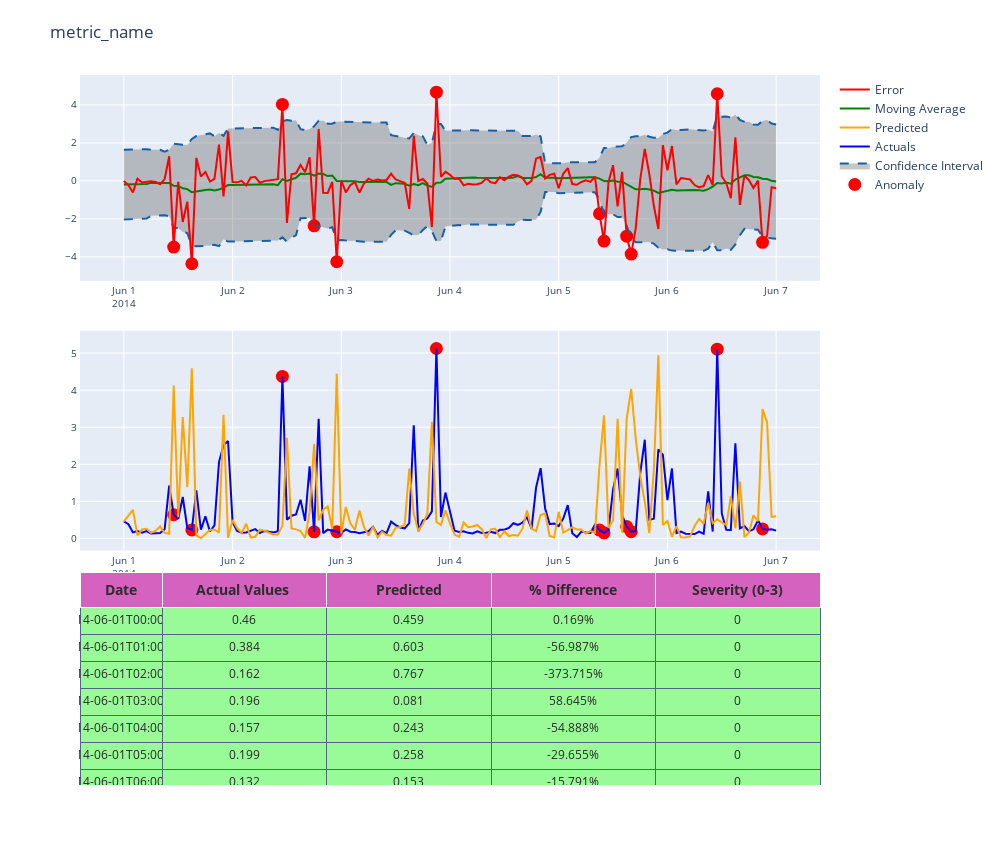

Notebook code cell kept with this figure:
### Code cell
classify_df=detect_classify_anomalies(result_df,24)
classify_df.reset_index(inplace=True)
del classify_df['index']
plot_anomaly(classify_df,"metric_name")

### Figure 1 — Plotly figure (JSON) as saved in the notebook; plotly's stock layout.template omitted (floating-point values rounded to 4 significant figures; data arrays with more than 128 entries replaced by an {"elided": "..."} marker saying what was removed)
{"data": [{"cells": {"align": ["center", "center", "center", "center", "center"], "fill": {"color": {"elided": "1x145 str values"}}, "font": {"color": ["rgb(40, 40, 40)", "rgb(40, 40, 40)", "rgb(40, 40, 40)", "rgb(40, 40, 40)", "rgb(40, 40, 40)"], "size": 12}, "height": 27, "line": {"color": "#506784"}, "suffix": [null, "", "", "%", ""], "values": {"elided": "5x145 mixed values"}}, "columnwidth": [1, 2], "domain": {"x": [0, 1], "y": [0, 0.3]}, "header": {"fill": {"color": "#d562be"}, "font": {"color": ["rgb(45, 45, 45)", "rgb(45, 45, 45)", "rgb(45, 45, 45)", "rgb(45, 45, 45)", "rgb(45, 45, 45)"], "size": 14}, "height": 20, "values": [["<b>Date</b>"], ["<b>Actual Values </b>"], ["<b>Predicted</b>"], ["<b>% Difference</b>"], ["<b>Severity (0-3)</b>"]]}, "type": "table"}, {"marker": {"color": "red", "line": {"color": "red", "width": 2}, "size": 11}, "mode": "markers", "name": "Anomaly", "type": "scatter", "x": {"elided": "145 str values"}, "xaxis": "x", "y": {"elided": "145 float values"}, "yaxis": "y"}, {"marker": {"color": "red", "line": {"color": "red", "width": 2}, "size": 11}, "mode": "markers", "name": "anomaly actual", "showlegend": false, "type": "scatter", "x": {"elided": "145 str values"}, "xaxis": "x2", "y": {"elided": "145 float values"}, "yaxis": "y2"}, {"fill": "tonexty", "fillcolor": "rgba(68, 68, 68, 0.3)", "hoverinfo": "skip", "line": {"color": "rgb(23, 96, 167)", "dash": "dash", "width": 2}, "marker": {"color": "#444"}, "showlegend": false, "type": "scatter", "x": {"elided": "145 str values"}, "xaxis": "x", "y": {"elided": "145 float values"}, "yaxis": "y"}, {"fill": "tonexty", "fillcolor": "rgba(68, 68, 68, 0.3)", "line": {"color": "rgb(23, 96, 167)", "dash": "dash", "width": 2}, "marker": {"color": "#444"}, "name": "Confidence Interval", "type": "scatter", "x": {"elided": "145 str values"}, "xaxis": "x", "y": {"elided": "145 float values"}, "yaxis": "y"}, {"marker": {"color": "blue", "line": {"width": 1}, "size": 12}, "mode": "lines", "name": "Actuals", "type": "scatter", "x": {"elided": "145 str values"}, "xaxis": "x2", "y": {"elided": "145 float values"}, "yaxis": "y2"}, {"marker": {"color": "orange", "line": {"width": 1}, "size": 12}, "mode": "lines", "name": "Predicted", "type": "scatter", "x": {"elided": "145 str values"}, "xaxis": "x2", "y": {"elided": "145 float values"}, "yaxis": "y2"}, {"marker": {"color": "green", "line": {"width": 1}, "size": 12}, "mode": "lines", "name": "Moving Average", "text": "Moving average", "type": "scatter", "x": {"elided": "145 str values"}, "xaxis": "x", "y": {"elided": "145 float values"}, "yaxis": "y"}, {"marker": {"color": "red", "line": {"width": 1}, "size": 12}, "mode": "lines", "name": "Error", "text": "Error", "type": "scatter", "x": {"elided": "145 str values"}, "xaxis": "x", "y": {"elided": "145 float values"}, "yaxis": "y"}], "layout": {"autosize": false, "height": 865, "margin": {"t": 75}, "showlegend": true, "title": {"text": "metric_name"}, "width": 1000, "xaxis": {"anchor": "y", "domain": [0, 1], "gridcolor": "#ffffff", "mirror": true, "showgrid": true, "showline": true, "showticklabels": true, "tickfont": {"size": 10}, "ticklen": 4, "zeroline": false}, "xaxis2": {"anchor": "y2", "domain": [0, 1], "gridcolor": "#ffffff", "mirror": true, "showgrid": true, "showline": true, "showticklabels": true, "tickfont": {"size": 10}, "ticklen": 4, "zeroline": false}, "yaxis": {"anchor": "x", "domain": [0.71, 1], "gridcolor": "#ffffff", "hoverformat": ".2f", "mirror": true, "showgrid": true, "showline": true, "tickfont": {"size": 10}, "ticklen": 4, "zeroline": false}, "yaxis2": {"anchor": "x2", "domain": [0.33, 0.64], "gridcolor": "#ffffff", "hoverformat": ".2f", "mirror": true, "showgrid": true, "showline": true, "tickfont": {"size": 10}, "ticklen": 4, "zeroline": false}}}
